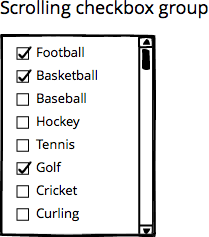
#> input picture python/boxdetect/images.png, 209 x 237 px
$ python test.py   (older library calls are emulated)
#> lines starting #> are read from the running program, lines starting #| are printed output that depends on the picture; after the words box and inside, x2 and y2 are one past the last pixel; in counts of white or black regions, pixels touching at a corner belong together
### python/boxdetect/boxDetector/checkBoxDetector.py
#! /usr/bin/env python3
"""Box detector
    This module  has functions to determine if a contour ressembles a box

    A box is considered something that has 2 sets of paralel  line segments,
    perpendicular to each other and each paralel segment is roughly
    the same size
"""
from collections import namedtuple
from boxDetector.lineSegment import LineSegment as Segment
import numpy as np
import cv2

LineGroup = namedtuple("LineGroup", "norm pivotPoint lines")
Checkbox = namedtuple("Checkbox", "a b c d")

# [42 lines left out: function build_segments_angle_map, not called in this run]


def getRadAngle(degreeAngle):
    radAngle = (degreeAngle*np.pi)/180
    return round(radAngle, 4)

# [104 lines left out: functions flatten_angles, flatten_line_segment, is_boxy, formatBox, not called in this run]

def get_filled_contours(img_path,min_rect_size = 30):
#> called with img_path = 'images.png', min_rect_size = 1
    filled_coordinates = []
    img = cv2.imread(img_path)
#> img is the input picture: shape (237, 209, 3); mean B, G, R 229, 228.8, 228.9
    #Make it gray
    imgray = cv2.cvtColor(img,cv2.COLOR_BGR2GRAY)
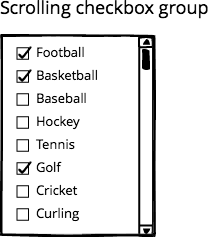
#> imgray: shape (237, 209); min 0, max 255, mean 228.9
    #reducing noise
    ret,thresh = cv2.threshold(imgray,127,255,0)
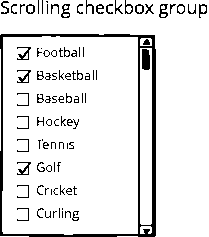
#> thresh: shape (237, 209); 90.2% white; 93 black regions (45 under 20 px)
    _,contours, hierarchy = cv2.findContours(thresh,cv2.RETR_TREE,cv2.CHAIN_APPROX_SIMPLE)
#> contours = 180 contours, 105 with area under 20; largest, box (x1, y1, x2, y2) and area: (2, 36, 138, 235) 26327, (0, 0, 209, 237) 17194, (140, 48, 152, 225) 1935, (141, 48, 151, 71) 183, (16, 161, 32, 176) 126
    #hierarchy fix and skipping outer container
    hierarchy = hierarchy[0][1:]
    #the first one is always the outer container skipping it
    contours = contours[1:]
#> contours = 179 contours, 104 with area under 20; largest, box (x1, y1, x2, y2) and area: (2, 36, 138, 235) 26327, (0, 0, 209, 237) 17194, (140, 48, 152, 225) 1935, (141, 48, 151, 71) 183, (16, 161, 32, 176) 126
    for i,cnt in enumerate(contours):
            # [4 lines of commented-out code are left out]
            child_index = hierarchy[i][2]
            isClosedShape = child_index != -1
            if isClosedShape:
                # -1 because we skipped the outer contour
                firtstChildHierarchy = hierarchy[child_index-1]
                isFilled = firtstChildHierarchy[0]!=-1
                isFilled = True
                if isFilled:
                    #Finds the minimun area rectangle for the contour
                    rect = cv2.minAreaRect(cnt)
                    box = cv2.boxPoints(rect)
                    width = box[3][0] - box[0][0]
                    if width< min_rect_size:
                        continue
                    contour_list=list(map(lambda x: x[0], cnt))
                    if not is_boxy(contour_list):
                        continue
                    print(box)
                    filled_coordinates.append(formatBox(box))
#> this loop made 179 passes
#> (child_index, isClosedShape, firtstChildHierarchy, rect, box) on passes 4, 6, 8, 53, 92, 112: (5, True, [-1, -1, -1, 4], ((145.5, 136), (176, 11), -90), [[151, 224], [140, 224], [140, 48], [151, 48]]), (7, True, [-1, -1, -1, 6], ((145.5, 41.5), (7, 11), -90), [[151, 45], [140, 45], [140, 38], [151, 38]]), (9, True, [10, -1, -1, 8], ((69.5, 135), (198, 135), -90), [[137, 234], [2, 234], [2, 36], [137, 36]]), (54, True, [-1, -1, -1, 53], ((23.5, 168), (14, 15), -90), [[31, 175], [16, 175], [16, 161], [31, 161]]), (93, True, [-1, -1, -1, 92], ((76, 99.5), (7, 6), -90), [[79, 103], [73, 103], [73, 96], [79, 96]]), (113, True, [-1, -1, -1, 112], ((87, 76.5), (7, 6), -90), [[90, 80], [84, 80], [84, 73], [90, 73]])
#> (child_index, isClosedShape) on passes 2, 5, 7, 9, 10, 11: (-1, False), (-1, False), (-1, False), (-1, False), (-1, False), (-1, False)
#> after the loop, filled_coordinates = []
    return filled_coordinates

### python/boxdetect/test.py
from boxDetector import checkBoxDetector as cbd
import cv2
import numpy as np

file_path = "images.png"
min_rect_size = 1
filled_coordinates = cbd.get_filled_contours(file_path, min_rect_size)
#> filled_coordinates = []
print(filled_coordinates)

img = cv2.imread(file_path)
for filled_coord in filled_coordinates:
    box = np.int0(filled_coord)
    cv2.drawContours(img, [box], -1, (0,255,0), 0)
#> this loop made 0 passes
cv2.imshow("Result", img)
k = cv2.waitKey(0)
#> (key Esc is pressed here)
